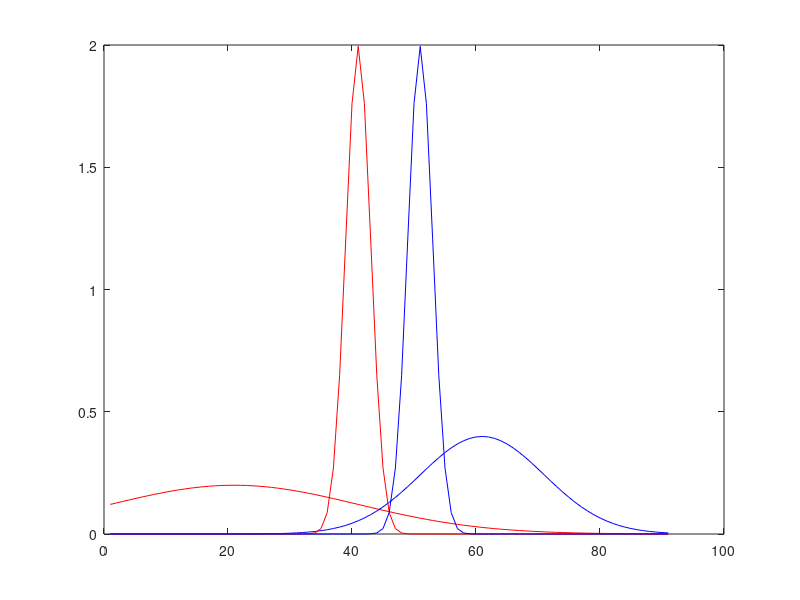

Write MATLAB code to recreate this figure.
%define range of x-axis
X=[1:0.1:10];
%normpdf of feature 1 for both classes
plot(normpdf(X,3,2),'color','r'); hold on;
plot(normpdf(X,7,1),'color','b');

%normpdf of feature 2 for both classes
plot(normpdf(X,5,0.2),'color','r'); hold on;
plot(normpdf(X,6,0.2),'color','b');